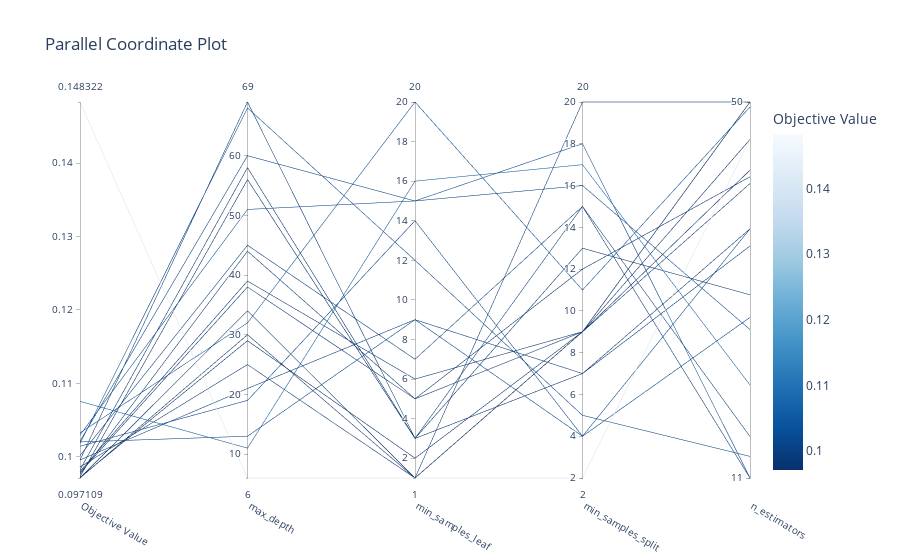

The cell this chart's notebook holds for it:
### Code cell
# Plot parallel_coordinate
vis.plot_parallel_coordinate(study)

### Figure 1 — Plotly figure (JSON) as saved in the notebook; plotly's stock layout.template omitted (floating-point values rounded to 4 significant figures)
{"data": [{"dimensions": [{"label": "Objective Value", "range": [0.09711, 0.1483], "values": [0.09822, 0.1014, 0.1002, 0.1018, 0.102, 0.09727, 0.103, 0.09955, 0.1021, 0.1075, 0.09712, 0.09719, 0.09711, 0.1033, 0.09801, 0.09862, 0.09784, 0.09956, 0.09762, 0.1483]}, {"label": "max_depth", "range": [6, 69], "values": [58, 19, 45, 68, 13, 56, 51, 69, 60, 11, 34, 29, 30, 32, 39, 25, 38, 21, 44, 6]}, {"label": "min_samples_leaf", "range": [1, 20], "values": [3, 14, 7, 12, 9, 3, 15, 3, 15, 16, 1, 2, 1, 20, 6, 1, 5, 9, 5, 1]}, {"label": "min_samples_split", "range": [2, 20], "values": [13, 4, 15, 5, 4, 7, 18, 15, 16, 17, 9, 9, 9, 11, 9, 20, 12, 7, 9, 2]}, {"label": "n_estimators", "range": [1.041, 1.699], "ticktext": ["11", "50"], "tickvals": [1.041, 1.699], "values": [1.362, 1.477, 1.041, 1.079, 1.322, 1.477, 1.041, 1.114, 1.301, 1.204, 1.699, 1.633, 1.699, 1.69, 1.556, 1.699, 1.568, 1.447, 1.58, 1.633]}], "labelangle": 30, "labelside": "bottom", "line": {"color": [0.09822, 0.1014, 0.1002, 0.1018, 0.102, 0.09727, 0.103, 0.09955, 0.1021, 0.1075, 0.09712, 0.09719, 0.09711, 0.1033, 0.09801, 0.09862, 0.09784, 0.09956, 0.09762, 0.1483], "colorbar": {"title": {"text": "Objective Value"}}, "colorscale": [[0, "rgb(247,251,255)"], [0.125, "rgb(222,235,247)"], [0.25, "rgb(198,219,239)"], [0.375, "rgb(158,202,225)"], [0.5, "rgb(107,174,214)"], [0.625, "rgb(66,146,198)"], [0.75, "rgb(33,113,181)"], [0.875, "rgb(8,81,156)"], [1, "rgb(8,48,107)"]], "reversescale": true, "showscale": true}, "type": "parcoords"}], "layout": {"title": {"text": "Parallel Coordinate Plot"}}}
